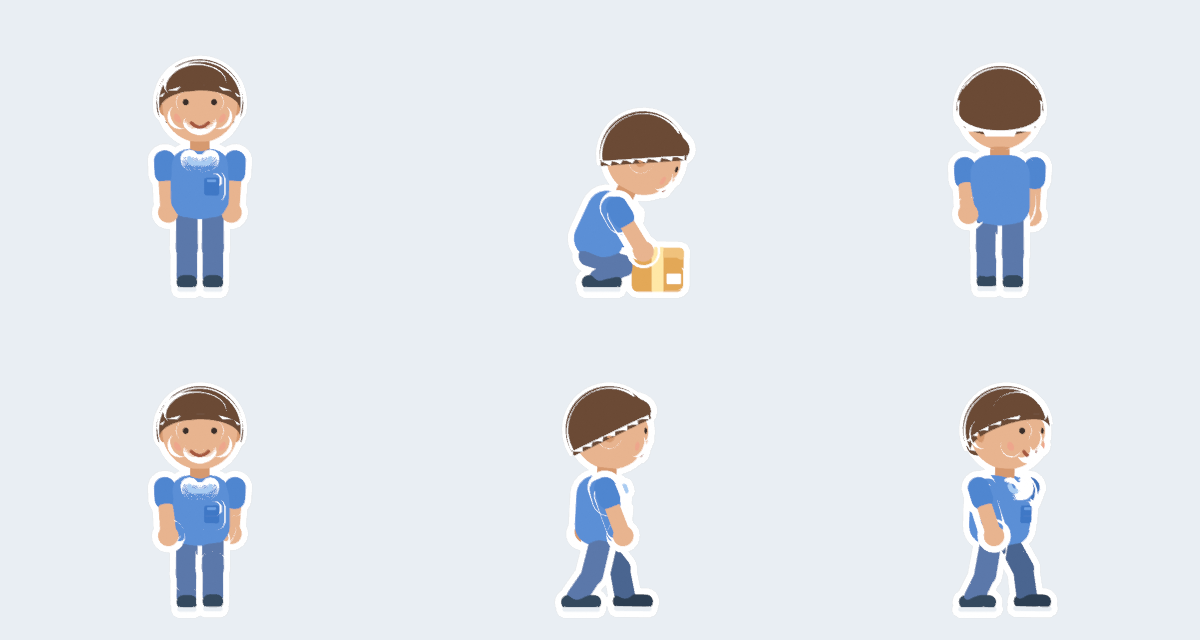
#> input picture reference/blender_hull_rejected.png, 1200 x 640 px, given in place of f0000.png, which was not available
$ python contact_sheet.py
#> lines starting #> are read from the running program, lines starting #| are printed output that depends on the picture; pictures that were not available may be replaced by others from this repository, and a replacement may not be noted
"""Contact sheet of the Blender renders on the 2D scene background colour.

Usage: .venv/bin/python blender/contact_sheet.py [OUT_DIR] [SHEET_PNG]
"""
import json, os, sys
from PIL import Image, ImageDraw

ROOT = os.path.dirname(os.path.dirname(os.path.abspath(__file__)))
OUT = sys.argv[1] if len(sys.argv) > 1 else os.path.join(ROOT, 'out', 'blender')
SHEET = sys.argv[2] if len(sys.argv) > 2 else os.path.join(ROOT, 'reference', 'blender_sheet.png')
BG = (0xE9, 0xEE, 0xF3, 255)
INK = (0x2B, 0x3F, 0x55, 255)
CROP = (250, 125, 550, 425)      # 300x300 around the character (centre column 400, ground row 392)

ROWS = [
    ('walk_side', [0, 4, 8, 12, 16]),
    ('walk_threequarter', [0, 4, 8, 12, 16]),
    ('walk_front', [0, 4, 8, 12, 16]),
    ('walk_back', [0, 4, 8, 12, 16]),
    ('putdown_side', [0, 12, 20, 28, 43]),
    ('pickup_side', [0, 10, 20, 26, 40]),
    ('idle', [('idle_side', 0), ('idle_threequarter', 0), ('idle_front', 0), ('idle_back', 0), ('idle_front', 24)]),
]

def tile(d, f):
    im = Image.open(os.path.join(OUT, d, f'f{f:04d}.png')).convert('RGBA').crop(CROP)
    bg = Image.new('RGBA', im.size, BG)
    bg.alpha_composite(im)
    return bg

def main():
    tw, th = CROP[2] - CROP[0], CROP[3] - CROP[1]
    lab = 22
    cols = max(len(r[1]) for r in ROWS)
    sheet = Image.new('RGBA', (cols * tw, len(ROWS) * (th + lab)), BG)
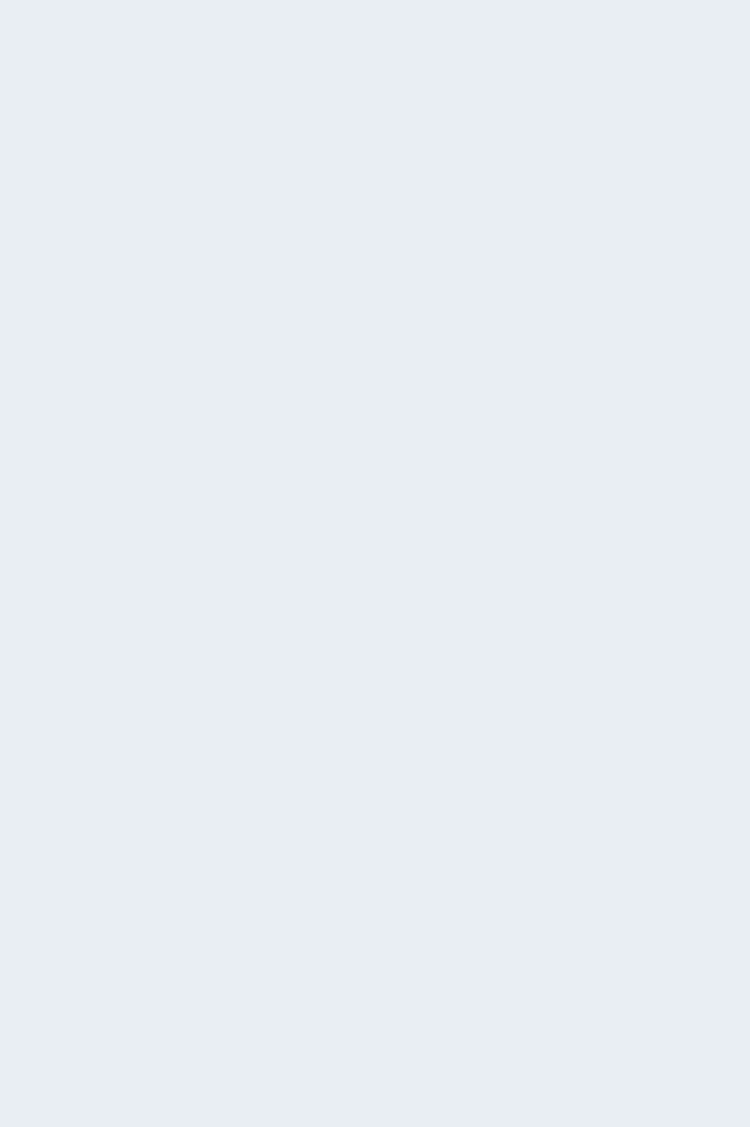
#> sheet: PIL image 1500x2254 RGBA (shown at 1/2 size); mean R, G, B, A 233, 238, 243, 255
    dr = ImageDraw.Draw(sheet)
    for ri, (name, frames) in enumerate(ROWS):
        y = ri * (th + lab)
        for ci, fr in enumerate(frames):
            d, f = (fr if isinstance(fr, tuple) else (name, fr))
            sheet.paste(tile(d, f), (ci * tw, y + lab))
#> in tile, `im = Image.open(os.path.join(OUT, d, f'f{f:04d}.png')).convert('RGBA')..`:
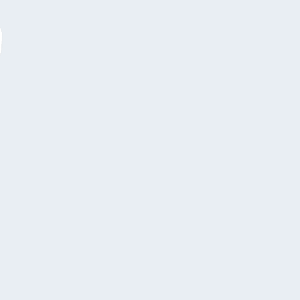
#> im: PIL image 300x300 RGBA; mean R, G, B, A 233, 238, 243, 255
            dr.text((ci * tw + 6, y + 5), f'{d}  f{f:02d}', fill=INK)
    sheet.convert('RGB').save(SHEET, optimize=True)
    print('wrote', SHEET, sheet.size)

if __name__ == '__main__':
#> (the run stopped early here; a loop or call above may not have finished)

$ run again, on reference/nico_v1_before.png
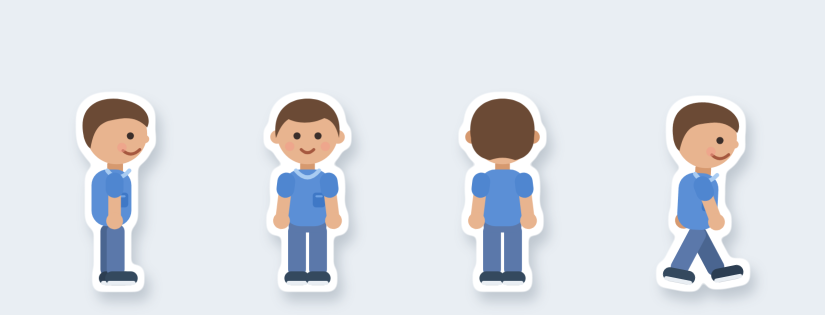
#> input picture reference/nico_v1_before.png, 1650 x 630 px, given in place of f0000.png, which was not available (shown at 1/2 size)
#> in tile, `im = Image.open(os.path.join(OUT, d, f'f{f:04d}.png')).convert('RGBA')..`:
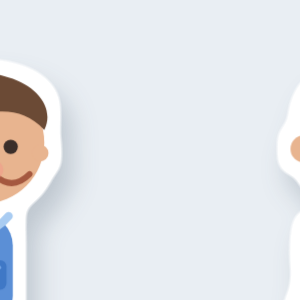
#> im: PIL image 300x300 RGBA; mean R, G, B, A 228.9, 231.5, 235.1, 255
